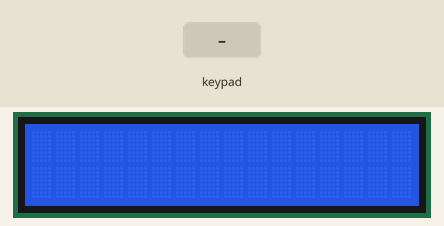
The sketch below on a simulated Arduino Uno, built with avr-gcc and run on an emulated ATmega328P. Shown: 16×2 character LCD. The inputs (shaded band) are chosen by the test bench.

Above: at 1.2 s.
1.3 s: keypad keys 7 + 5 = pressed 0.4 s apart
At 3.0 s:
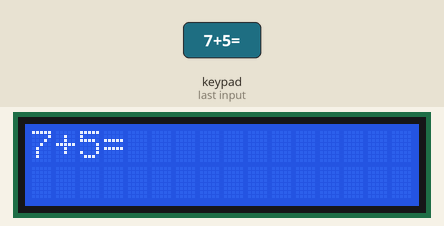
4.4 s: key '*' pressed
At 5.5 s:
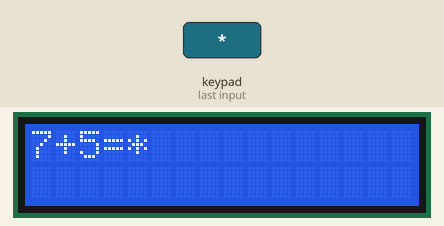
5.9 s: keypad keys 9 8 3 1 7 0 1 = pressed 0.4 s apart
At 10.1 s:
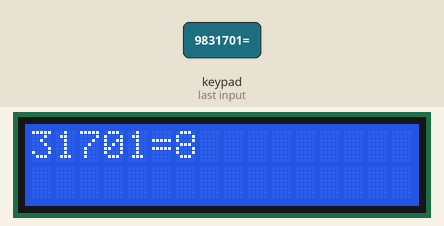
10.6 s: key '/' pressed
At 11.4 s:
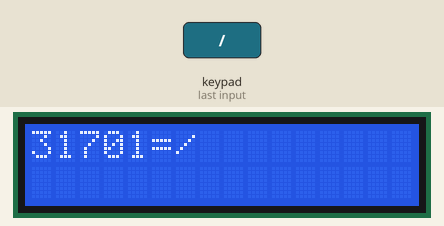
12.1 s: keypad keys 9 8 3 1 7 0 1 * pressed 0.4 s apart
At 16.0 s:
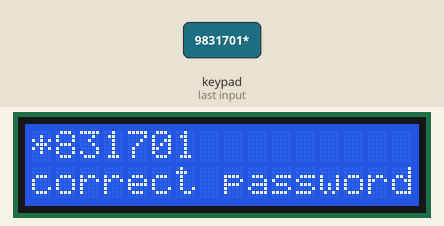
16.8 s: key '1' pressed
At 17.3 s:
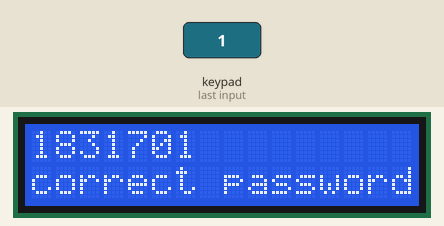
Timing chart, 0 to 19.3 s (numbered marks = the images above; inputs shaded):
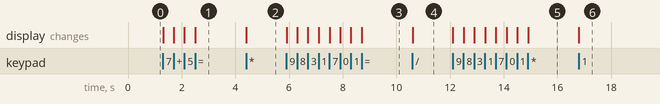

The sketch:

sketch_mar05a.ino
```cpp
#include <LiquidCrystal.h>
#include <Keypad.h>

#define rs 13
#define en 12
#define d4 8
#define d5 9
#define d6 10
#define d7 11

LiquidCrystal lcd(rs, en, d4, d5, d6, d7);

const byte ROWS = 4; //four rows
const byte COLS = 4; //four columns
char keys[ROWS][COLS] = {
  {'1','2','3','-'},
  {'4','5','6','*'},
  {'7','8','9','/'},
  {'c','0','=','+'}
};
byte rowPins[ROWS] = {5,6,7,4}; //connect to the row pinouts of the keypad
byte colPins[COLS] = {3,2,1,0}; //connect to the column pinouts of the keypad

Keypad keypad = Keypad( makeKeymap(keys), rowPins, colPins, ROWS, COLS );

char password[7];
char cp[7] ={'9','8','3','1','7','0','1'};
int a=0;

void setup() {
  // put your setup code here, to run once:
  lcd.begin(16 , 2);
  lcd.clear();
}

void loop() {
  // put your main code here, to run repeatedly:
  lcd.setCursor(0,0);
  char key = keypad.waitForKey();
  lcd.print(key);

  if(key == 'c'){lcd.clear();}

  int key_int = key - '0' ;

  if(key_int <= 9 && key_int >= 0){
    for(int i=0; i<=5 ; i++){
      password[i]=key;
      key = keypad.waitForKey();
      lcd.print(key);
      }
    password[6]=key;
    }
  if(key == '*'){
    for(int i=0; i<7 ;++i){
      if(password[i] == cp[i]){continue;}
      else{
        lcd.setCursor(0,1);
        lcd.print("wrong password");
        a=1;
        break;
        }
      }
    if(a != 1){
      lcd.setCursor(0,1);
      lcd.print("correct password");
      }
    }
}
```

Measured:
- after the input at 1.3 s, the display: first changes at once (image 1 shows a later state)
- after the input at 4.4 s, the display: changes at once (image 2)
- after the input at 5.9 s, the display: first changes at once (image 3 shows a later state)
- after the input at 10.6 s, the display: changes at once (image 4)
- after the input at 12.1 s, the display: first changes at once (image 5 shows a later state)
- after the input at 16.8 s, the display: changes at once (image 6)
